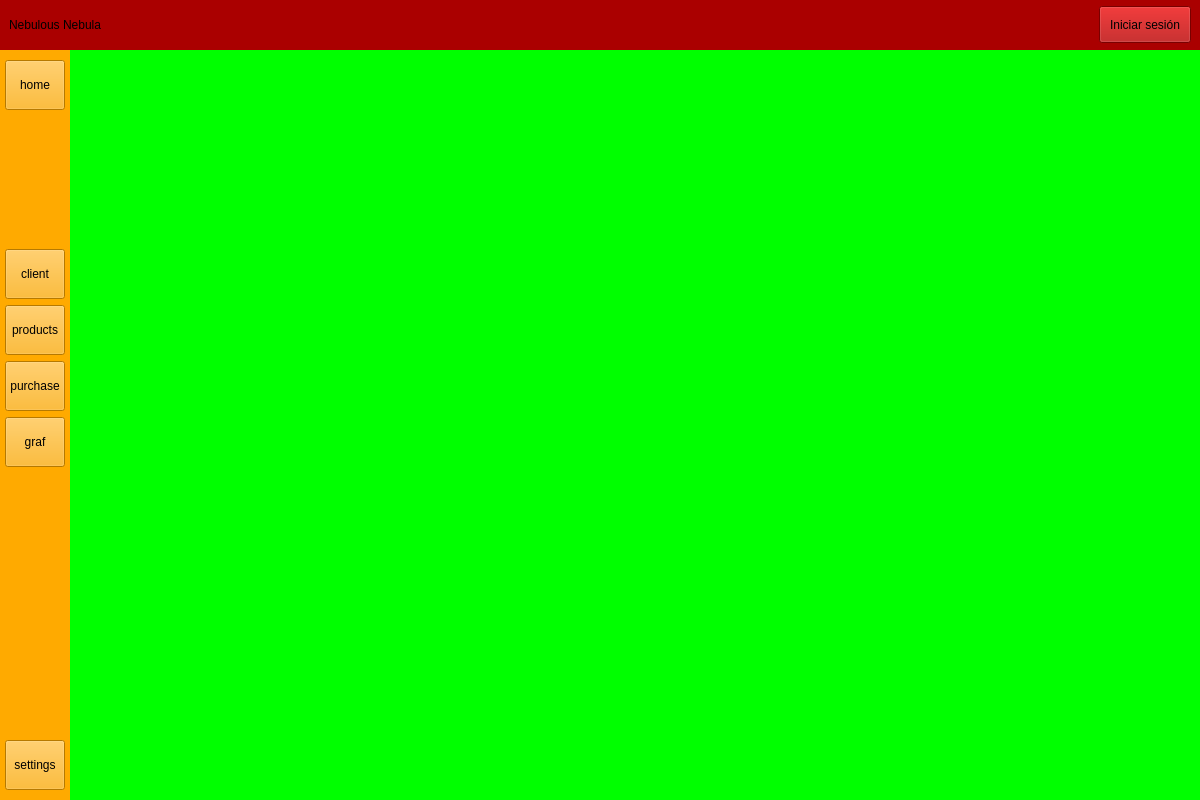
<?xml version="1.0" encoding="UTF-8"?>
<ui version="4.0">
 <class>MainWindow</class>
 <widget class="QMainWindow" name="MainWindow">
  <property name="geometry">
   <rect>
    <x>0</x>
    <y>0</y>
    <width>1200</width>
    <height>800</height>
   </rect>
  </property>
  <property name="windowTitle">
   <string>MainWindow</string>
  </property>
  <widget class="QWidget" name="centralwidget">
   <layout class="QVBoxLayout" name="verticalLayout">
    <property name="spacing">
     <number>0</number>
    </property>
    <property name="leftMargin">
     <number>0</number>
    </property>
    <property name="topMargin">
     <number>0</number>
    </property>
    <property name="rightMargin">
     <number>0</number>
    </property>
    <property name="bottomMargin">
     <number>0</number>
    </property>
    <item>
     <widget class="QWidget" name="wgtHeader" native="true">
      <property name="minimumSize">
       <size>
        <width>0</width>
        <height>50</height>
       </size>
      </property>
      <property name="maximumSize">
       <size>
        <width>16777215</width>
        <height>50</height>
       </size>
      </property>
      <property name="styleSheet">
       <string notr="true">background-color: rgb(170, 0, 0);</string>
      </property>
      <layout class="QHBoxLayout" name="horizontalLayout">
       <property name="topMargin">
        <number>0</number>
       </property>
       <property name="bottomMargin">
        <number>0</number>
       </property>
       <item>
        <widget class="QLabel" name="lblHeaderTittle">
         <property name="text">
          <string>Nebulous Nebula</string>
         </property>
        </widget>
       </item>
       <item>
        <spacer name="horizontalSpacer">
         <property name="orientation">
          <enum>Qt::Horizontal</enum>
         </property>
         <property name="sizeHint" stdset="0">
          <size>
           <width>40</width>
           <height>20</height>
          </size>
         </property>
        </spacer>
       </item>
       <item>
        <widget class="QPushButton" name="btnSesion">
         <property name="minimumSize">
          <size>
           <width>0</width>
           <height>37</height>
          </size>
         </property>
         <property name="baseSize">
          <size>
           <width>0</width>
           <height>0</height>
          </size>
         </property>
         <property name="styleSheet">
          <string notr="true">padding: 0 10;</string>
         </property>
         <property name="text">
          <string>Iniciar sesión</string>
         </property>
        </widget>
       </item>
      </layout>
     </widget>
    </item>
    <item>
     <widget class="QWidget" name="widget" native="true">
      <property name="styleSheet">
       <string notr="true">background-color: rgb(0, 255, 0);</string>
      </property>
      <layout class="QHBoxLayout" name="horizontalLayout_2">
       <property name="spacing">
        <number>0</number>
       </property>
       <property name="leftMargin">
        <number>0</number>
       </property>
       <property name="topMargin">
        <number>0</number>
       </property>
       <property name="rightMargin">
        <number>0</number>
       </property>
       <property name="bottomMargin">
        <number>0</number>
       </property>
       <item>
        <widget class="QWidget" name="wgtRightBar" native="true">
         <property name="maximumSize">
          <size>
           <width>70</width>
           <height>16777215</height>
          </size>
         </property>
         <property name="styleSheet">
          <string notr="true">background-color: rgb(255, 170, 0);</string>
         </property>
         <layout class="QVBoxLayout" name="verticalLayout_2">
          <property name="leftMargin">
           <number>5</number>
          </property>
          <property name="topMargin">
           <number>10</number>
          </property>
          <property name="rightMargin">
           <number>5</number>
          </property>
          <property name="bottomMargin">
           <number>10</number>
          </property>
          <item>
           <widget class="QPushButton" name="pushButton_7">
            <property name="minimumSize">
             <size>
              <width>0</width>
              <height>50</height>
             </size>
            </property>
            <property name="text">
             <string>home</string>
            </property>
           </widget>
          </item>
          <item>
           <spacer name="verticalSpacer_2">
            <property name="orientation">
             <enum>Qt::Vertical</enum>
            </property>
            <property name="sizeHint" stdset="0">
             <size>
              <width>20</width>
              <height>40</height>
             </size>
            </property>
           </spacer>
          </item>
          <item>
           <widget class="QPushButton" name="pushButton_4">
            <property name="minimumSize">
             <size>
              <width>0</width>
              <height>50</height>
             </size>
            </property>
            <property name="text">
             <string>client</string>
            </property>
           </widget>
          </item>
          <item>
           <widget class="QPushButton" name="pushButton_6">
            <property name="minimumSize">
             <size>
              <width>0</width>
              <height>50</height>
             </size>
            </property>
            <property name="text">
             <string>products</string>
            </property>
           </widget>
          </item>
          <item>
           <widget class="QPushButton" name="pushButton_5">
            <property name="minimumSize">
             <size>
              <width>0</width>
              <height>50</height>
             </size>
            </property>
            <property name="text">
             <string>purchase</string>
            </property>
           </widget>
          </item>
          <item>
           <widget class="QPushButton" name="pushButton_3">
            <property name="minimumSize">
             <size>
              <width>0</width>
              <height>50</height>
             </size>
            </property>
            <property name="text">
             <string>graf</string>
            </property>
           </widget>
          </item>
          <item>
           <spacer name="verticalSpacer_3">
            <property name="orientation">
             <enum>Qt::Vertical</enum>
            </property>
            <property name="sizeHint" stdset="0">
             <size>
              <width>20</width>
              <height>40</height>
             </size>
            </property>
           </spacer>
          </item>
          <item>
           <spacer name="verticalSpacer">
            <property name="orientation">
             <enum>Qt::Vertical</enum>
            </property>
            <property name="sizeHint" stdset="0">
             <size>
              <width>20</width>
              <height>40</height>
             </size>
            </property>
           </spacer>
          </item>
          <item>
           <widget class="QPushButton" name="btnSettings">
            <property name="minimumSize">
             <size>
              <width>0</width>
              <height>50</height>
             </size>
            </property>
            <property name="baseSize">
             <size>
              <width>0</width>
              <height>0</height>
             </size>
            </property>
            <property name="text">
             <string>settings</string>
            </property>
           </widget>
          </item>
         </layout>
        </widget>
       </item>
       <item>
        <widget class="QWidget" name="widget_3" native="true">
         <layout class="QHBoxLayout" name="layoutContent">
          <property name="leftMargin">
           <number>0</number>
          </property>
          <property name="topMargin">
           <number>0</number>
          </property>
          <property name="rightMargin">
           <number>0</number>
          </property>
          <property name="bottomMargin">
           <number>0</number>
          </property>
         </layout>
        </widget>
       </item>
      </layout>
     </widget>
    </item>
   </layout>
  </widget>
 </widget>
 <resources/>
 <connections/>
</ui>
